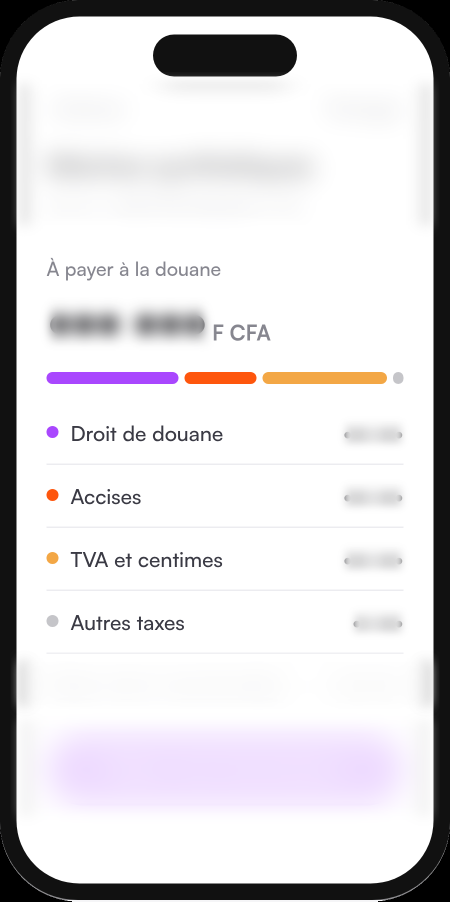
#> input picture media/bonzini-cargo-reel/teaser-douane/assets/img/cap/C1a_frost.png, 900 x 1803 px (shown at 1/2 size)
$ python toon.py ../../../teaser-douane/assets/img/cap/C1a_frost.png ../../../teaser-douane/assets/img/cap/C1b_frost.png 1.0
#> lines starting #> are read from the running program, lines starting #| are printed output that depends on the picture; after the words box and inside, x2 and y2 are one past the last pixel; in counts of white or black regions, pixels touching at a corner belong together
"""Comic-book post-filter so every background shares the characters' look: edge-preserving smoothing, flat colour quantisation,
ink outlines (multi-scale edges), warm grade and paper grain. usage: toon.py in.png out.png [strength 0..1]"""
import sys, cv2, numpy as np
src, dst = sys.argv[1], sys.argv[2]; k = float(sys.argv[3]) if len(sys.argv) > 3 else 1.0
im = cv2.imread(src)[:, :, :3]; h, w = im.shape[:2]
#> further down, im is the input picture: shape (1803, 900, 3); mean B, G, R 218.9, 216.5, 218.7
#> after `h, w = im.shape[:2]`: h = 1803; w = 900
sm = im.copy()
for _ in range(2): sm = cv2.bilateralFilter(sm, 9, 60, 9)
sm = cv2.edgePreservingFilter(sm, flags=1, sigma_s=40, sigma_r=.35)
# flat colours: k-means in Lab on a downscaled copy, then map
lab = cv2.cvtColor(sm, cv2.COLOR_BGR2LAB).reshape(-1, 3).astype(np.float32)
small = cv2.resize(cv2.cvtColor(sm, cv2.COLOR_BGR2LAB), (w // 4, h // 4)).reshape(-1, 3).astype(np.float32)
K = 22; _, lab_small, centers = cv2.kmeans(small, K, None, (cv2.TERM_CRITERIA_EPS + cv2.TERM_CRITERIA_MAX_ITER, 20, 1.0), 3, cv2.KMEANS_PP_CENTERS)
#> after `_, lab_small, centers = cv2.kmeans(small, K, None, (cv2.TERM_CRITERIA_`: centers = 22 rows, first 8: [254.5, 128, 128], [12.61, 128, 128], [150.8, 129.5, 124.2], [134.5, 197.4, 54.66], [190.4, 147, 187], [235.5, 137.9, 116.4], [238.1, 128, 127.8], [85.34, 129.5, 123.8]
d = ((lab[:, None, :] - centers[None, :, :]) ** 2).sum(-1) if lab.shape[0] < 3_000_000 else None
lbl = np.argmin(d, 1) if d is not None else np.zeros(lab.shape[0], int)
flat = cv2.cvtColor(centers[lbl].reshape(h, w, 3).astype(np.uint8), cv2.COLOR_LAB2BGR)
flat = cv2.addWeighted(flat, .75, sm, .25, 0)                       # keep a little gouache variation inside the flats
# ink: combine a fine and a coarse edge map, thin dark lines
g = cv2.cvtColor(sm, cv2.COLOR_BGR2GRAY)
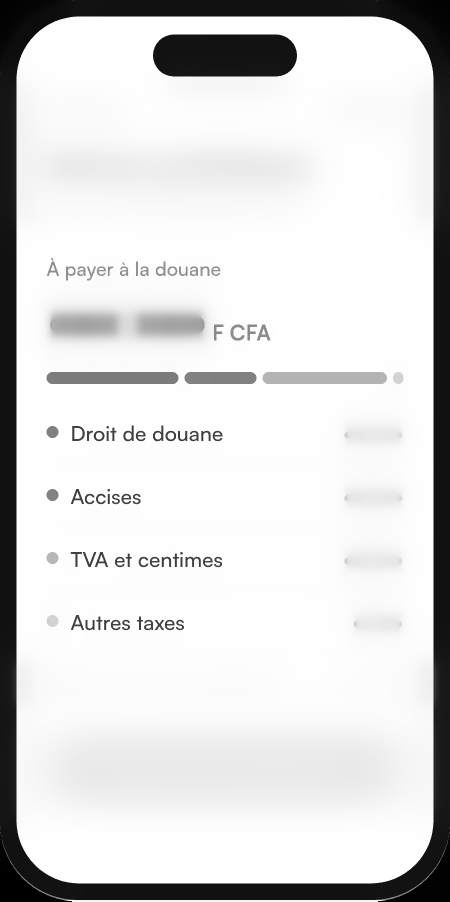
#> g: shape (1803, 900) (shown at 1/2 size); min 0, max 255, mean 217.3
e1 = cv2.Canny(cv2.GaussianBlur(g, (3, 3), 0), 40, 110); e2 = cv2.Canny(cv2.GaussianBlur(g, (7, 7), 0), 25, 70)
#> after `e1 = cv2.Canny(cv2.GaussianBlur(g, (3, 3), 0), 40, 110)`:
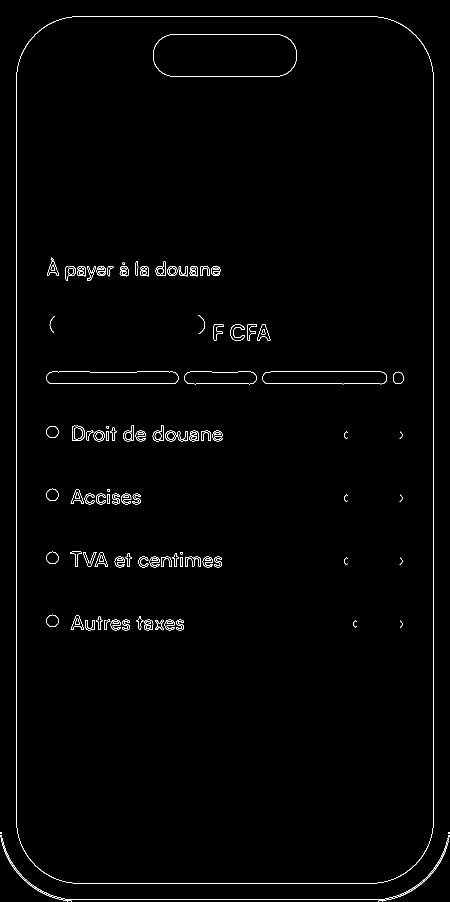
#> e1: shape (1803, 900) (shown at 1/2 size); 1% white in thin lines or dots
#> after `e2 = cv2.Canny(cv2.GaussianBlur(g, (7, 7), 0), 25, 70)`: e2: shape (1803, 900); 1% white in thin lines or dots
e = cv2.max(e1, cv2.dilate(e2, np.ones((2, 2), np.uint8)))
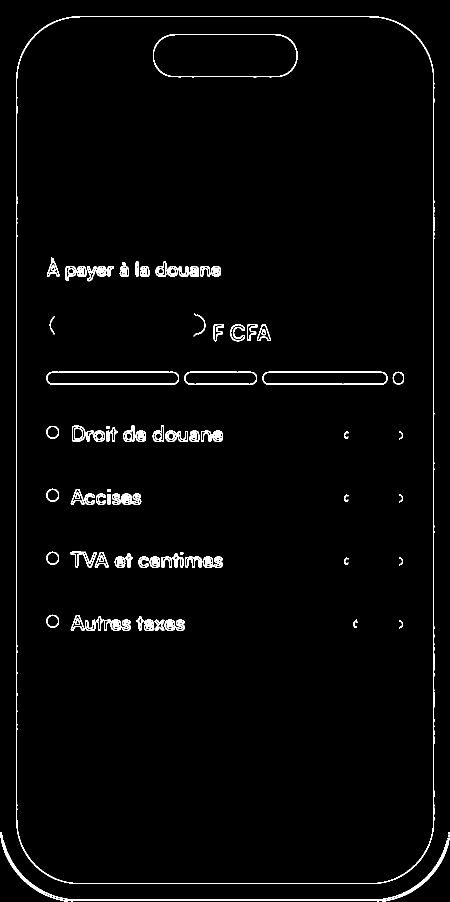
#> e: shape (1803, 900) (shown at 1/2 size); 2.2% white in thin lines or dots
e = cv2.GaussianBlur(e.astype(np.float32) / 255, (3, 3), 0)
ink = np.array([28, 20, 24], np.float32)
out = flat.astype(np.float32) * (1 - e[..., None] * .85 * k) + ink * (e[..., None] * .85 * k)
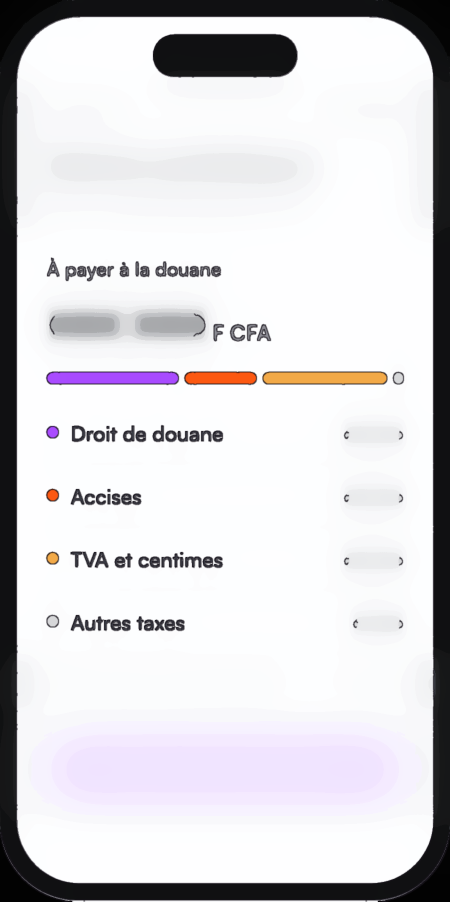
#> out: shape (1803, 900, 3) float32 (shown at 1/2 size); mean B, G, R 218.2, 215.1, 217.5
# warm grade + paper grain
out = out * np.array([.93, 1.0, 1.06]) + np.array([0, 4, 10])
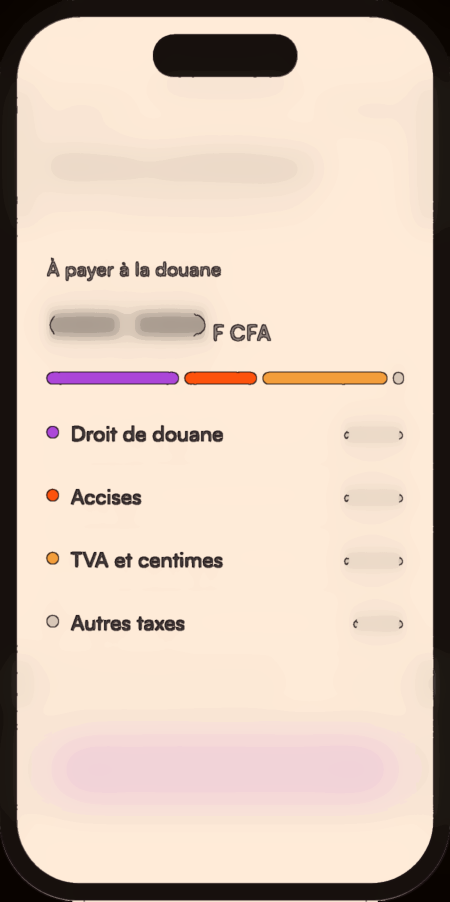
#> out: shape (1803, 900, 3) float64 (shown at 1/2 size); mean B, G, R 201.6, 217.6, 237.9; drawn with min black and max white
rng = np.random.default_rng(3); grain = rng.normal(0, 5, (h, w, 1))
out = np.clip(out + grain, 0, 255).astype(np.uint8)
cv2.imwrite(dst, out)

$ run again, on media/bonzini-cargo-reel/teaser-douane/assets/img/cap/C2p_0.png
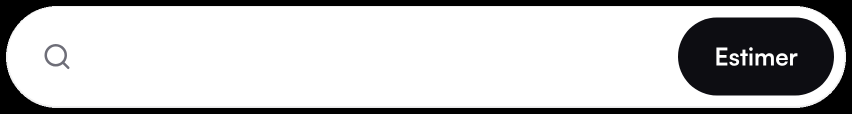
#> input picture media/bonzini-cargo-reel/teaser-douane/assets/img/cap/C2p_0.png, 1704 x 228 px (shown at 1/2 size)
#> im is the input picture: shape (228, 1704, 3); mean B, G, R 193.2, 192.7, 192.7
#> centers = 22 rows, first 8: [10.12, 130, 126], [254, 128, 128], [129.9, 128.6, 127.2], [0, 128, 128], [85.5, 129, 126.9], [203.7, 128.2, 127.4], [167.4, 128.9, 126.8], [253, 128, 128]
#> `e1 = cv2.Canny(cv2.GaussianBlur(g, (3, 3), 0), 40, 110)`:
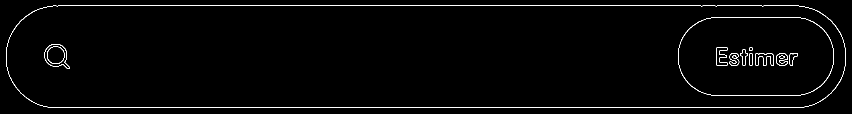
#> e1: shape (228, 1704) (shown at 1/2 size); 1.5% white in thin lines or dots, all inside (x1, y1, x2, y2) = (12, 11, 1692, 216)
#> e2: shape (228, 1704); 1.5% white in thin lines or dots, all inside (x1, y1, x2, y2) = (11, 11, 1692, 216)
#> `out = np.clip(out + grain, 0, 255).astype(np.uint8)`:
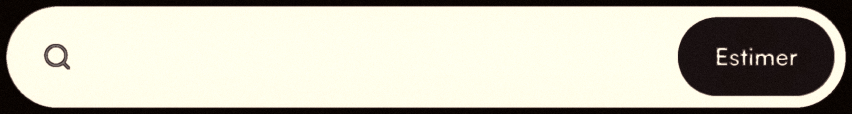
#> out: shape (228, 1704, 3) (shown at 1/2 size); mean B, G, R 176.6, 190.4, 193.5
